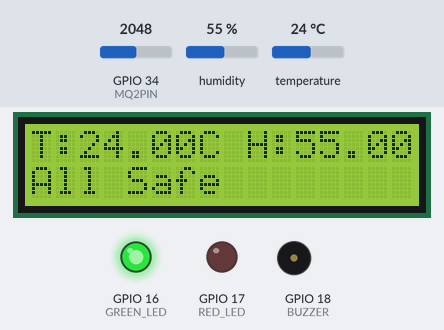
A sketch run on a simulated ESP32. On the bench: 16×2 character LCD, output pins drawn as LEDs (lit = HIGH), buzzer (waves = sounding, pin HIGH). Inputs (shaded band) come from the test bench; at power-on: humidity 55 %, temperature 24 °C, GPIO 34 (MQ2PIN) = 2048. What the sketch prints to the serial monitor is not drawn.

Above: at 7.6 s.
7.7 s: humidity set to 79 %
At 13.2 s:
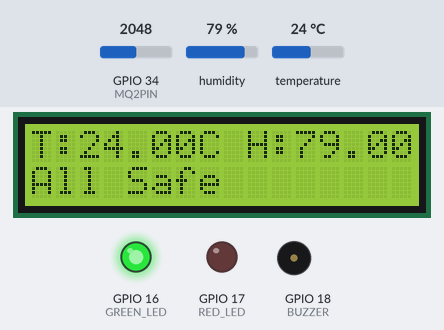
13.5 s: humidity set to 82 %
At 17.6 s:
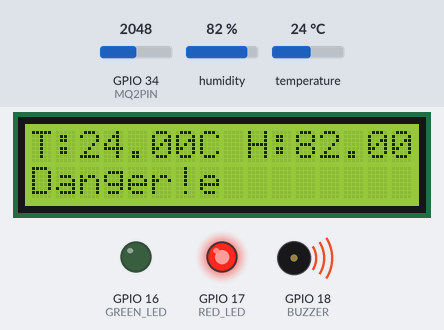
18.5 s: temperature set to 10.5 °C
At 23.0 s:
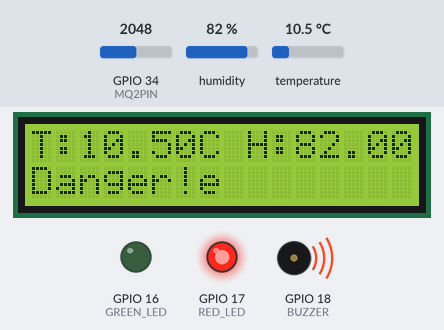
23.6 s: temperature set to 9.4 °C
At 28.4 s:
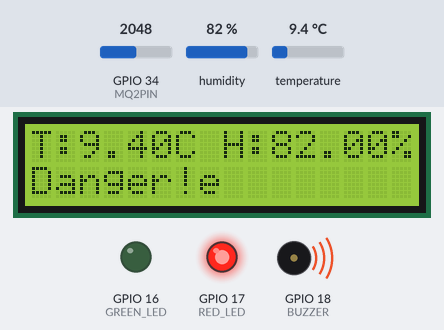
Timing chart, 0 to 29.6 s (numbered marks = the images above; inputs shaded):
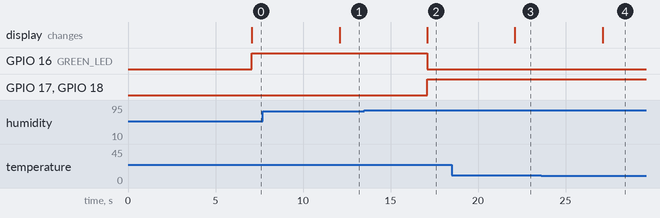

Measured:
- the behaviour switches between 80 and 81 % on humidity (found by bisection; images 1 and 2)
- the behaviour switches between 10 and 9.9 °C on temperature (found by bisection; images 3 and 4)
- after the input at 7.7 s, the display: changes after 4.4 s (image 1)
- after the input at 13.5 s, GPIO 16 (GREEN_LED): HIGH → LOW after 3.6 s; GPIO 17 (RED_LED), GPIO 18 (BUZZER): LOW → HIGH after 3.6 s; the display: changes after 3.6 s (image 2)
- after the input at 18.5 s, the display: changes after 3.6 s (image 3)
- after the input at 23.6 s, the display: changes after 3.5 s (image 4)

The sketch:

sketch.ino
```cpp
#include <LiquidCrystal.h>
#include "DHT.h"


#define DHTPIN 4
#define DHTTYPE DHT22
DHT dht(DHTPIN, DHTTYPE);

#define MQ2PIN 34


#define GREEN_LED 16
#define RED_LED 17
#define BUZZER 18

LiquidCrystal lcd(14, 27, 26, 25, 33, 32);


int baseline = 0;
bool calibrated = false;

void setup() {

  Serial.begin(115200);


  lcd.begin(16, 2);
  lcd.print("Env Monitor");


  dht.begin();


  pinMode(GREEN_LED, OUTPUT);
  pinMode(RED_LED, OUTPUT);
  pinMode(BUZZER, OUTPUT);


  delay(2000);
}

void loop() {

  int gasValue = analogRead(MQ2PIN);


  static int count = 0;
  static long sum = 0;

  if (!calibrated) {
    sum += gasValue;
    count++;
    if (count >= 10) {
      baseline = sum / 10;
      calibrated = true;
      Serial.print("Baseline calibrated: ");
      Serial.println(baseline);
    }
    delay(500);
    return;
  }


  float temp = dht.readTemperature();
  float hum = dht.readHumidity();


  int threshold = baseline + 30;


  bool gasDanger = gasValue > threshold;
  bool tempDanger = temp > 45 || temp < 10;
  bool humDanger = hum > 80 || hum < 20;


  //lcd.clear(); LCD slower than ESP, delay caused
  lcd.setCursor(0,0);
  lcd.print("T:"); lcd.print(temp); lcd.print("C ");
  lcd.print("H:"); lcd.print(hum); lcd.print("%");
   lcd.setCursor(0,1);
  digitalWrite(GREEN_LED, LOW);

  if (gasDanger || tempDanger || humDanger) {
    digitalWrite(RED_LED, HIGH);
    digitalWrite(GREEN_LED, LOW);
    digitalWrite(BUZZER, HIGH);
    lcd.print("Danger!");


  } else {
    digitalWrite(RED_LED, LOW);
    digitalWrite(GREEN_LED, HIGH);
    digitalWrite(BUZZER, LOW);

    lcd.print("All Safe");
  }


  Serial.print("Temp: "); Serial.print(temp);
  Serial.print(" C, Humidity: "); Serial.print(hum);
  Serial.print(" %, Gas ADC: "); Serial.print(gasValue);
  Serial.print(", Threshold: "); Serial.println(threshold);
  Serial.print(" | DANGER ACTIVE: ");
  Serial.println(gasDanger || tempDanger || humDanger ? "YES" : "NO");

  delay(5000);
}
```
